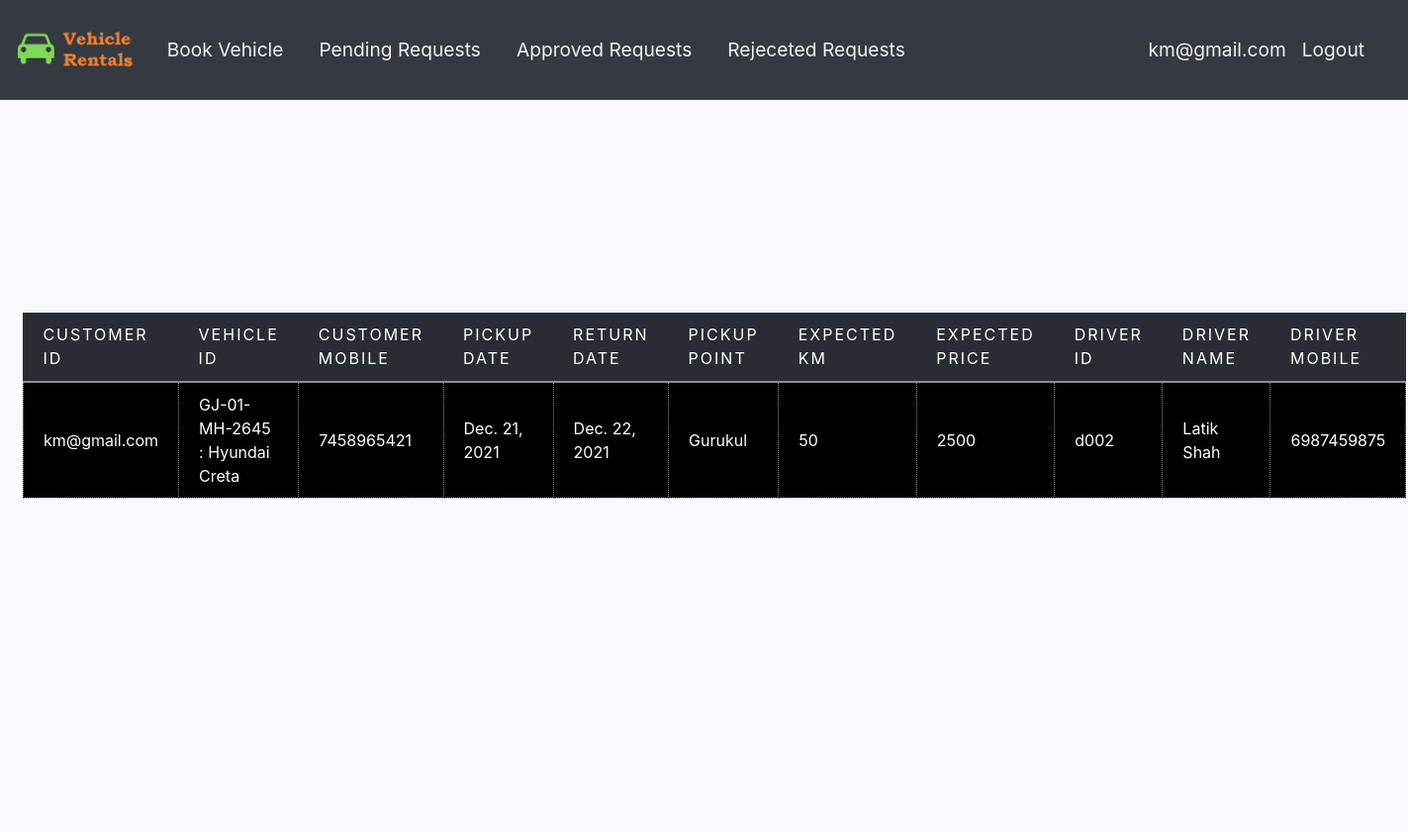
The page /showareq/ (signed in) on the database its author committed.
### CustomerHome/models.py (models this page shows)
class Customers(models.Model):
    customer_email = models.CharField(max_length=100, primary_key=True)
    customer_password = models.CharField(max_length=100)
    customer_name = models.CharField(max_length=100)
    def __str__(self):
        return self.customer_email

class Approvedrequests(models.Model):
    customer_email = models.ForeignKey(Customers,on_delete=models.CASCADE)
    vehicle_license_plate = models.ForeignKey(Vehicle1,on_delete=models.CASCADE)
    pickup_date = models.DateField()
    return_date = models.DateField()
    pickup_point = models.CharField(max_length=200)
    mobile_no = models.CharField(max_length=13)
    estimated_km = models.IntegerField()
    estimated_price = models.IntegerField()
    dirver_id = models.CharField(max_length=100)
    driver_name = models.CharField(max_length=100)
    driver_mobile_no = models.CharField(max_length=13)

### Vehicles/models.py (models this page shows)
class Vehicle1(models.Model):
    Vehicle_license_plate = models.CharField(max_length=30, primary_key=True)
    Vehicle_name = models.CharField(max_length=60)
    Vehicle_company = models.CharField(max_length=60)
    Vehicle_model = models.CharField(max_length=60)
    Vehicle_type = models.CharField(max_length=20)
    Vehicle_No_of_Seats = models.IntegerField()
    Vehicle_fuel = models.CharField(max_length=10)
    Vehicle_price = models.IntegerField()
    Vehicle_pickup_date = models.DateField()
    Vehicle_release_date = models.DateField()
    Vehicle_description = models.CharField(max_length=1500)
    Vehicle_image1 = models.ImageField(upload_to='img/Vehicle_images/')
    Vehicle_image2 = models.ImageField(upload_to='img/Vehicle_images/')
    Vehicle_image3 = models.ImageField(upload_to='img/Vehicle_images/')
    def __str__(self):
        return self.Vehicle_license_plate + " : " + str(self.Vehicle_name)

### CustomerHome/views.py (the view)
# urls.py: path('showareq/',views.showareq,name="showareq"),
def showareq(request):
    if('customeruser_email' not in request.session):
        return redirect('/customersignin/')
    customer_email = request.session.get('customeruser_email')
    customer = Customers.objects.get(customer_email=customer_email)
    arequests = Approvedrequests.objects.filter(customer_email=Customers.objects.get(customer_email=customer_email))
    return render(request,'showareq.html',{'customer':customer,'arequests':arequests})

### CustomerHome/templates/showareq.html (shortened to what this page needs)
{% load static %}
<!doctype html>
<html lang="en" style="font-size: 16px;">
<head>
    <link rel="stylesheet" href="https://maxcdn.bootstrapcdn.com/bootstrap/4.0.0/css/bootstrap.min.css">
    <link rel="stylesheet" href="https://cdnjs.cloudflare.com/ajax/libs/font-awesome/4.7.0/css/font-awesome.min.css">
    <link rel="stylesheet" type="text/css" href="{% static 'css/customer.css' %}">
    <link rel="stylesheet" href="{% static 'css/b/nicepage.css' %}" media="screen">
    <link rel="stylesheet" href="{% static 'css/b/Copy-of-Page-2.css' %}" media="screen">
</head>
<body style="background-color:ghostwhite;">
    <nav class="navbar sticky-top navbar-expand-lg navbar-dark bg-dark" style="font-size: larger;" aria-label="" aria-labbelledby="">
        <a href="/CustomerHome/"><img class="navbar-brand" src="{% static 'img/Logos/Logo.png' %}" height="70"></a>
        <div class="collapse navbar-collapse" id="navbarSupportedContent">
            <ul class="navbar-nav mr-auto">
                <li class="nav-item active">
                    <a class="nav-link" href="/bookvehicle/" style="color: #f1f1f1;">Book Vehicle</a>
                </li>
                <li class="nav-item active">
                    <a class="nav-link" href="/pendingrequests/" style="color: #f1f1f1;">Pending Requests</a>
                </li>
                <li class="nav-item active">
                    <a class="nav-link" href="/showareq/" style="color: #f1f1f1;">Approved Requests</a>
                </li>
                <li class="nav-item active">
                    <a class="nav-link" href="/showrreq/" style="color: #f1f1f1;">Rejeceted Requests</a>
                </li>
            </ul>
            <ul class="navbar-nav justify-content-end">
                <li class="nav-item">
                    <div class="nav-link" href="/Logout" style="color: #f1f1f1;">
                        {{customer.customer_email}}</div>
                </li>
            </ul>
            <ul class="navbar-nav justify-content-end">
                <li class="nav-item">
                    <a class="nav-link" href="/Logout/" style="color: #f1f1f1;">
                        Logout</a>
                </li>
            </ul>
        </div>
    </nav>
    <div class="col-sm-10">
       <section class="u-align-center u-clearfix u-image u-shading u-section-1" id="sec-caca" data-image-width="1000" data-image-height="800">
      <div class="u-clearfix u-sheet u-sheet-1">
        <div class="u-expanded-width u-table u-table-responsive u-table-1">
          <table class="u-table-entity">
            <colgroup>
              <col width="10.9%">
              <col width="11.2%">
              <col width="10.9%">
              <col width="11.6%">
              <col width="10.9%">
              <col width="11.2%">
              <col width="10.8%">
              <col width="10.9%">
              <col width="11.599999999999998%">
              <col width="10.9%">
              <col width="10.9%">
              <col width="10.9%">
              <col width="10.9%">
              <col width="10.9%">
              <col width="10.9%">
            </colgroup>
            <thead class="u-palette-5-dark-3 u-table-header u-table-header-1">
              <tr style="height: 70px;">
                 <th class="u-border-2 u-border-no-left u-border-no-right u-border-no-top u-border-palette-5-dark-1 u-table-cell u-table-cell-2">customer id</th>
                <th class="u-border-2 u-border-no-left u-border-no-right u-border-no-top u-border-palette-5-dark-1 u-table-cell u-table-cell-3">vehicle id</th>
                <th class="u-border-2 u-border-no-left u-border-no-right u-border-no-top u-border-palette-5-dark-1 u-table-cell u-table-cell-4">customer mobile</th>
                <th class="u-border-2 u-border-no-left u-border-no-right u-border-no-top u-border-palette-5-dark-1 u-table-cell u-table-cell-5">pickup date</th>
                <th class="u-border-2 u-border-no-left u-border-no-right u-border-no-top u-border-palette-5-dark-1 u-table-cell u-table-cell-6">return date</th>
                <th class="u-border-2 u-border-no-left u-border-no-right u-border-no-top u-border-palette-5-dark-1 u-table-cell u-table-cell-7">pickup point</th>
                <th class="u-border-2 u-border-no-left u-border-no-right u-border-no-top u-border-palette-5-dark-1 u-table-cell u-table-cell-8">expected km</th>
                <th class="u-border-2 u-border-no-left u-border-no-right u-border-no-top u-border-palette-5-dark-1 u-table-cell u-table-cell-9">expected price</th>
                <th class="u-border-2 u-border-no-left u-border-no-right u-border-no-top u-border-palette-5-dark-1 u-table-cell u-table-cell-9">driver id</th>
                <th class="u-border-2 u-border-no-left u-border-no-right u-border-no-top u-border-palette-5-dark-1 u-table-cell u-table-cell-9">driver name</th>
                <th class="u-border-2 u-border-no-left u-border-no-right u-border-no-top u-border-palette-5-dark-1 u-table-cell u-table-cell-9">driver mobile</th>
              </tr>
            </thead>
            <tbody class="u-black u-table-body u-table-body-1">
                {% for r in arequests %}
              <tr style="height: 66px;">
                <td class="u-border-1 u-border-palette-5-dark-1 u-table-cell u-table-cell-11">{{r.customer_email}}</td>
                <td class="u-border-1 u-border-palette-5-dark-1 u-table-cell u-table-cell-12">{{r.vehicle_license_plate}}</td>
                <td class="u-border-1 u-border-palette-5-dark-1 u-table-cell u-table-cell-13">{{r.mobile_no}}</td>
                <td class="u-border-1 u-border-palette-5-dark-1 u-table-cell u-table-cell-14">{{r.pickup_date}}</td>
                <td class="u-border-1 u-border-palette-5-dark-1 u-table-cell u-table-cell-15">{{r.return_date}}</td>
                <td class="u-border-1 u-border-palette-5-dark-1 u-table-cell u-table-cell-16">{{r.pickup_point}}</td>
                <td class="u-border-1 u-border-palette-5-dark-1 u-table-cell u-table-cell-17">{{r.estimated_km}}</td>
                <td class="u-border-1 u-border-palette-5-dark-1 u-table-cell u-table-cell-17">{{r.estimated_price}}</td>
                <td class="u-border-1 u-border-palette-5-dark-1 u-table-cell u-table-cell-18">{{r.dirver_id}}</td>
                <td class="u-border-1 u-border-palette-5-dark-1 u-table-cell u-table-cell-18">{{r.driver_name}}</td>
                <td class="u-border-1 u-border-palette-5-dark-1 u-table-cell u-table-cell-18">{{r.driver_mobile_no}}</td>
              </tr>
              {% endfor %}
            </tbody>
          </table>
        </div>
      </div>
    </section>
</body>
</html>

### CustomerHome/static/css/customer.css (style rules this page uses)
.navbar-nav a:after, .navbar-nav a:before { transition: all .5s; }
.navbar-nav a { position: relative; margin-right: 20px; }
.navbar-nav a:after { position: absolute; bottom: 0; left: 0; right: 0; margin: auto; width: 0%; content: '.'; color: transparent; background: orange; height: 1px; }

### CustomerHome/static/css/b/Copy-of-Page-2.css (style rules this page uses)
.u-section-1 .u-sheet-1 { min-height: 741px; }
.u-section-1 .u-table-1 { margin-top: 215px; margin-bottom: 60px; margin-left: 0; }
.u-section-1 .u-table-header-1 { background-image: none; letter-spacing: 2px; text-transform: uppercase; font-weight: 400; }
.u-section-1 .u-table-cell-2 { padding: 10px 20px; }
.u-section-1 .u-table-cell-3 { padding: 10px 20px; }
.u-section-1 .u-table-cell-4 { padding: 10px 20px; }
.u-section-1 .u-table-cell-5 { padding: 10px 20px; }
.u-section-1 .u-table-cell-6 { padding: 10px 20px; }
.u-section-1 .u-table-cell-7 { padding: 10px 20px; }
.u-section-1 .u-table-cell-8 { padding: 10px 20px; }
.u-section-1 .u-table-cell-9 { padding: 10px 20px; }
.u-section-1 .u-table-body-1 { background-image: none; }
.u-section-1 .u-table-cell-11 { border-style: dotted; padding: 10px 20px; }
.u-section-1 .u-table-cell-12 { border-style: dotted; padding: 10px 20px; }
.u-section-1 .u-table-cell-13 { border-style: dotted; padding: 10px 20px; }
.u-section-1 .u-table-cell-14 { border-style: dotted; padding: 10px 20px; }
.u-section-1 .u-table-cell-15 { border-style: dotted; padding: 10px 20px; }
.u-section-1 .u-table-cell-16 { border-style: dotted; padding: 10px 20px; }
.u-section-1 .u-table-cell-17 { border-style: dotted; padding: 10px 20px; }
.u-section-1 .u-table-cell-18 { border-style: dotted; padding: 10px 20px; }

### rows shown on the page
Customers: customer_email "km@gmail.com"
Approvedrequests: customer_email "km@gmail.com", vehicle_license_plate "GJ-01-MH-2645 : Hyundai Creta", mobile_no "7458965421", pickup_date "Dec. 21, 2021", return_date "Dec. 22, 2021", pickup_point "Gurukul", estimated_km "50", estimated_price "2500", dirver_id "d002", driver_name "Latik Shah", driver_mobile_no "6987459875"
